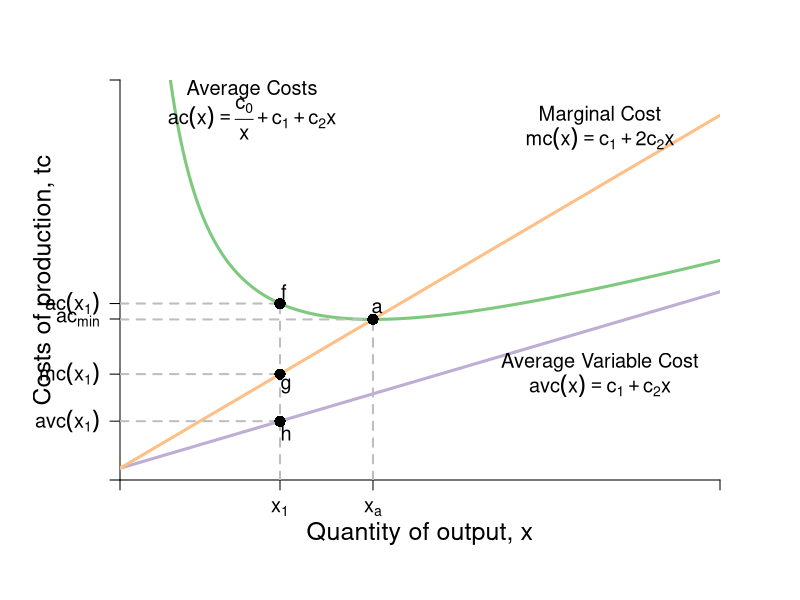

R code for this plot:
#Graph Designer: Simon Halliday
#Authors: Bowles, Foley and Halliday
#Title: Coordination, Conflict and Competition: A Text in Microeconomics

require(shape)
pdf(file = "firmmarketsupply/average_marginal_costs.pdf", width = 9, height = 7)

#Set parameters for graphics
axislabelsize <- 1.5
labelsize <- 1.2
graphlinewidth <- 3
segmentlinewidth <- 2

COL <- c("#7fc97f", "#beaed4", "#fdc086", "#ffff99", "#386cb0", "#f0027f", "#bf5b17", "#666666")
COLA <- c("#99d8c9","#66c2a4","#41ae76", "#238b45", "#005824")
COLB <- c("#4eb3d3", "#2b8cbe", "#0868ac","#084081")

#Edited the margins to cater for the larger LHS labels
par(mar =  c(6, 6, 4, 4))

totalcost <- function(x, c0 = 10, c1 = 2, c2 = 0.5){
  c0 + c1*x + c2*x^2
}

avgcost <- function(x,  c0 = 2, c1 = 0.05, c2 = 0.05){
  (c0 + c1*x + c2*x^2)/x
}

avgvarcost <- function(x,  c1 = 0.05, c2 = 0.05){
  (c1*x + c2*x^2)/x
}

marginalcost <- function(x, c1 = 0.05, c2 = 0.05){
  c1 + 2*c2*x
}

mcline <- Mpline <- function(x, constant = 0.3181472, slope = 0.125){
  constant + slope*x
}


xlims <- c(0, 15)
ylims <- c(0, 1.7)

npts <- 501 
x <- seq(xlims[1], xlims[2], length.out = npts)
y <- seq(ylims[1], ylims[2], length.out = npts) 
a <- c(13, 16.75, 19.25)

plot(0, 0, xlim = xlims, ylim = ylims, type = "n",
     xlab = expression(paste("")),
     ylab = expression(paste("")), 
     xaxt = "n", 
     yaxt = "n", 
     cex.lab = axislabelsize, 
     bty = "n",
     xaxs="i", 
     yaxs="i")

# ticksy <- seq(from = ylims[1], to = ylims[2], by = 1)
# ylabels <- seq(from = ylims[1], to = ylims[2], by = 1)
# ticksx <- seq(from = xlims[1], to = xlims[2], by = 1)
# xlabels <- seq(from = xlims[1], to = xlims[2], by = 1)
ticksy <- c(0, avgvarcost(x = 4), marginalcost(x = 4), avgcost(6.82456), avgcost(x = 4), ylims[2])
ylabels <- c(NA, expression(paste(avc(x[1]))), expression(paste(mc(x[1]))), expression(paste(ac[min])), expression(paste(ac(x[1]))), NA)
ticksx <- c(0, 4, 6.32456, xlims[2])
xlabels <- c(NA, expression(paste(x[1])), expression(paste(x[a])), NA)




axis(1, at = ticksx, pos = 0, labels = xlabels, cex.axis = labelsize)
axis(2, at = ticksy, pos = 0, labels = ylabels, las = 1, cex.axis = labelsize)

npts <- 500 
xx1 <- seq(xlims[1], xlims[2], length.out = npts)
xx3 <- seq(4, 8, length.out = npts)

#lines(xx1, bcA(xx1, w = 10, p = 1.5), col = COLB[3], lwd = graphlinewidth)
lines(xx1, avgcost(xx1, c0 = 2, c1 = 0.05, c2 = 0.05), col = COL[1], lwd = graphlinewidth)
lines(xx1, avgvarcost(xx1, c1 = 0.05, c2 = 0.05), col = COL[2], lwd = graphlinewidth)
lines(xx1, marginalcost(xx1, c1 = 0.05, c2 = 0.05), col = COL[3], lwd = graphlinewidth)
#lines(xx3, mcline(xx3, constant = totalcost(x = 4, c0 = 2, c1 = 0.05, c2 = 0.05) - 6*marginalcost(x = 4, c1 = 0.05, c2 = 0.05), slope = marginalcost(x = 4, c1 = 0.05, c2 = 0.05)), col = "gray", lty = 2, lwd = graphlinewidth)

#Label the axes
mtext(expression(paste("Quantity of output, ", x)), side=1, line = 2.5, cex = axislabelsize)
text(-1.9, 0.5*ylims[2], expression(paste("Costs of production, ",tc)), xpd = TRUE, cex = axislabelsize, srt = 90) 

#Label the cost curve
text(12.5, 14, expression("Total Cost"), cex = labelsize)
text(12.5, 13.5, expression(paste(tc(x) == c[0] + c[1]*x + c[2]*x^2)), cex = labelsize)

#Average Cost
text(3.3, avgcost(x = 3.2) + 0.825, expression(paste("Average Costs")), cex = labelsize)
text(3.3, avgcost(x = 3.2) + 0.7, expression(paste(ac(x) == frac(c[0],x) + c[1] + c[2]*x)), cex = labelsize)

#Average cost minimum
segments(0, avgcost(x = 6.32456), 6.32456, avgcost(x = 6.32456), lty = 2, col = "gray" , lwd = segmentlinewidth)
segments(6.32456, 0, 6.32456, avgcost(x = 6.32456), lty = 2, col = "gray" , lwd = segmentlinewidth)
text(6.32456+0.1, avgcost(x = 6.32456)+0.05, expression(paste("a")), cex = labelsize)
points(6.32456, avgcost(x = 6.32456), pch = 16, col = "black", cex = 1.5)


#Marginal Cost
text(12, marginalcost(x = 12) + 0.3, expression(paste("Marginal Cost")), cex = labelsize)
text(12, marginalcost(x = 12) + 0.2, expression(paste(mc(x) == c[1] + 2*c[2]*x)), cex = labelsize)

#Average Variable Cost
text(12, avgvarcost(x = 12) - 0.15, expression(paste("Average Variable Cost")), cex = labelsize)
text(12, avgvarcost(x = 12) - 0.25, expression(paste(avc(x) == c[1] + c[2]*x)), cex = labelsize)


#Draw segments for average cost
segments(0, avgcost(x = 4, c0 = 2, c1 = 0.05, c2 = 0.05), 4, avgcost(x = 4, c0 = 2, c1 = 0.05, c2 = 0.05), lty = 2, col = "gray" , lwd = segmentlinewidth)
segments(4, 0, 4, avgcost(x = 4), lty = 2, col = "gray" , lwd = segmentlinewidth)
segments(0, marginalcost(x = 4), 4, marginalcost(x = 4), lty = 2, col = "gray" , lwd = segmentlinewidth)
segments(0, avgvarcost(x = 4), 4, avgvarcost(x = 4), lty = 2, col = "gray" , lwd = segmentlinewidth)
# segments(0, 0, 4, avgcost(x = 4, c0 = 2, c1 = 0.05, c2 = 0.05), lty = 2, col = COLB[4] , lwd = segmentlinewidth)
points(4, avgcost(x = 4, c0 = 2, c1 = 0.05, c2 = 0.05), pch = 16, col = "black", cex = 1.5)

text(4.1, avgcost(x = 4) + 0.05, expression(paste("f")), cex = labelsize)
points(4, avgcost(x = 4), pch = 16, col = "black", cex = 1.5)

text(4.15, marginalcost(x = 4) - 0.05, expression(paste("g")), cex = labelsize)
points(4, marginalcost(x = 4), pch = 16, col = "black", cex = 1.5)

text(4.15, avgvarcost(x = 4) - 0.05, expression(paste("h")), cex = labelsize)
points(4, avgvarcost(x = 4), pch = 16, col = "black", cex = 1.5)

dev.off()
